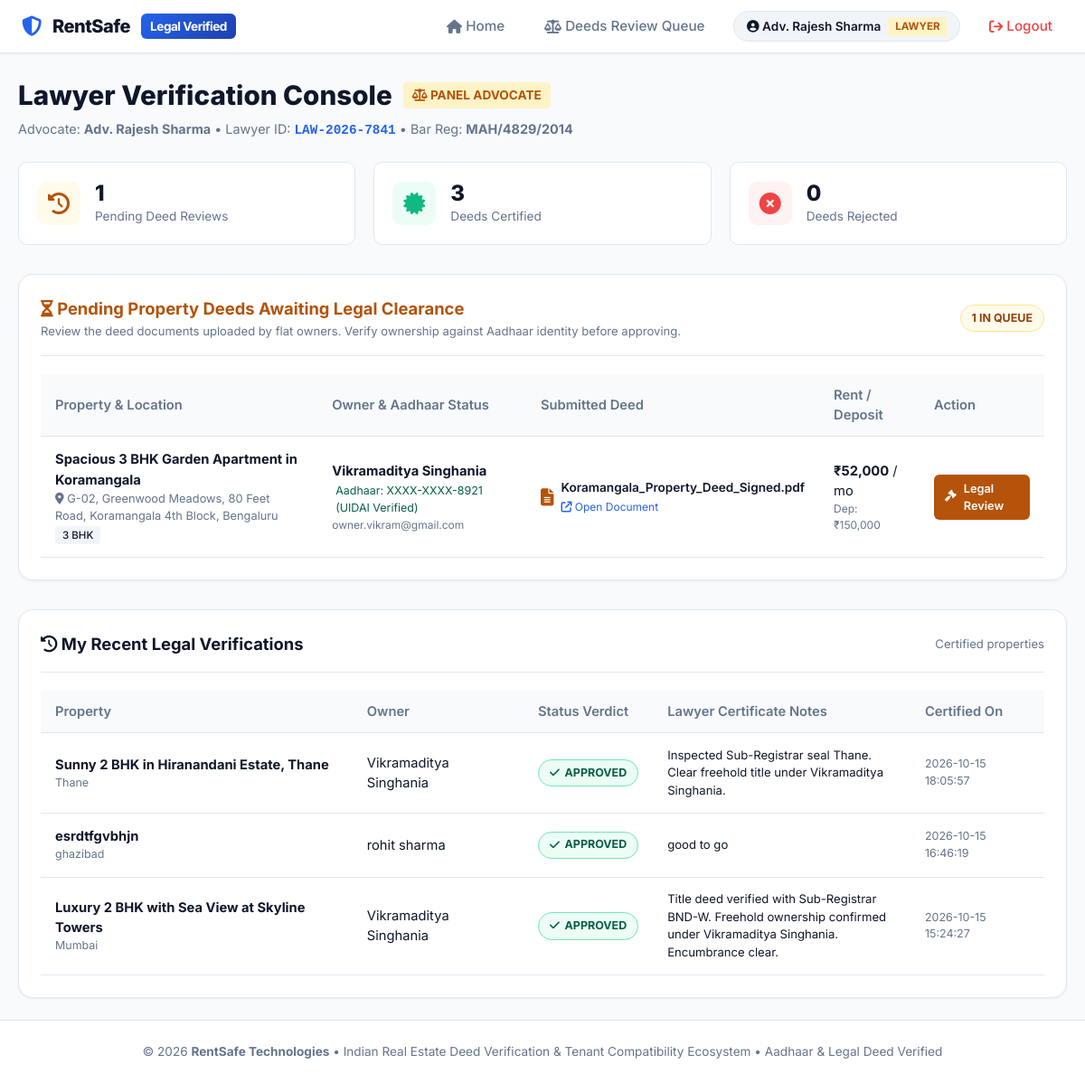
/lawyer/dashboard (signed in), run on the app's committed database.
### tables this page shows
CREATE TABLE users (
        id INTEGER PRIMARY KEY AUTOINCREMENT,
        name TEXT NOT NULL,
        email TEXT UNIQUE NOT NULL,
        password_hash TEXT NOT NULL,
        role TEXT NOT NULL CHECK(role IN ('admin', 'lawyer', 'owner', 'tenant')),
        phone TEXT,
        lawyer_id TEXT UNIQUE,
        bar_council_reg TEXT,
        specialization TEXT,
        aadhaar_number_masked TEXT,
        aadhaar_verified INTEGER DEFAULT 0,
        email_verified INTEGER DEFAULT 0,
        tenant_type TEXT DEFAULT 'bachelor',
        has_pets INTEGER DEFAULT 0,
        pet_details TEXT DEFAULT '',
        diet_pref TEXT DEFAULT 'no_preference',
        smoking_drinking INTEGER DEFAULT 0,
        occupation TEXT DEFAULT '',
        status TEXT DEFAULT 'active',
        created_at TIMESTAMP DEFAULT CURRENT_TIMESTAMP
    );

CREATE TABLE properties (
        id INTEGER PRIMARY KEY AUTOINCREMENT,
        owner_id INTEGER NOT NULL,
        title TEXT NOT NULL,
        description TEXT,
        flat_type TEXT NOT NULL,
        furnishing TEXT NOT NULL,
        rent_monthly REAL NOT NULL,
        deposit REAL NOT NULL,
        address TEXT NOT NULL,
        city TEXT NOT NULL,
        pincode TEXT,
        image_path TEXT,
        req_pets TEXT NOT NULL DEFAULT 'not_allowed',
        req_tenant_type TEXT NOT NULL DEFAULT 'open_to_all',
        req_food TEXT NOT NULL DEFAULT 'no_restriction',
        req_smoking_drinking TEXT NOT NULL DEFAULT 'prohibited',
        req_notes TEXT,
        deed_filename TEXT NOT NULL,
        deed_original_name TEXT,
        deed_status TEXT DEFAULT 'PENDING_LAWYER_REVIEW' CHECK(deed_status IN ('PENDING_LAWYER_REVIEW', 'APPROVED', 'REJECTED')),
        reviewed_by_lawyer_id INTEGER,
        lawyer_notes TEXT,
        reviewed_at TIMESTAMP,
        is_active INTEGER DEFAULT 1,
        created_at TIMESTAMP DEFAULT CURRENT_TIMESTAMP,
        FOREIGN KEY (owner_id) REFERENCES users(id) ON DELETE CASCADE,
        FOREIGN KEY (reviewed_by_lawyer_id) REFERENCES users(id) ON DELETE SET NULL
    );

### app.py (the view)
@app.route('/lawyer/dashboard')
@login_required
@role_required(['lawyer'])
def lawyer_dashboard():
    conn = get_db_connection()
    lawyer_id = session['user_id']
    pending_flats = conn.execute("""
        SELECT p.*, u.name as owner_name, u.email as owner_email, u.phone as owner_phone,
               u.aadhaar_number_masked, u.aadhaar_verified
        FROM properties p
        JOIN users u ON p.owner_id = u.id
        WHERE p.deed_status = 'PENDING_LAWYER_REVIEW'
        ORDER BY p.id ASC
    """).fetchall()
    my_reviews = conn.execute("""
        SELECT p.*, u.name as owner_name
        FROM properties p
        JOIN users u ON p.owner_id = u.id
        WHERE p.reviewed_by_lawyer_id = ?
        ORDER BY p.reviewed_at DESC LIMIT 15
    """, (lawyer_id,)).fetchall()
    counts = {
        'pending': len(pending_flats),
        'approved': conn.execute("SELECT COUNT(*) FROM properties WHERE deed_status = 'APPROVED' AND reviewed_by_lawyer_id = ?", (lawyer_id,)).fetchone()[0],
        'rejected': conn.execute("SELECT COUNT(*) FROM properties WHERE deed_status = 'REJECTED' AND reviewed_by_lawyer_id = ?", (lawyer_id,)).fetchone()[0]
    }
    conn.close()
    return render_template('lawyer/dashboard.html', pending_flats=pending_flats, my_reviews=my_reviews, counts=counts)

### app.py (called while the page is built, shortened)
def login_required(f):
    @wraps(f)
    def decorated_function(*args, **kwargs):
        if 'user_id' not in session:
            flash("Please log in to access this page.", "warning")
            return redirect(url_for('login'))
        return f(*args, **kwargs)
    return decorated_function

def role_required(allowed_roles):
    def decorator(f):
        @wraps(f)
        def decorated_function(*args, **kwargs):
            if 'user_id' not in session:
                flash("Please log in to continue.", "warning")
                return redirect(url_for('login'))
            return f(*args, **kwargs)
        return decorated_function
    return decorator

@app.context_processor
def inject_user_context():
    user = None
    if 'user_id' in session:
        conn = get_db_connection()
        user = conn.execute("SELECT * FROM users WHERE id = ?", (session['user_id'],)).fetchone()
        conn.close()
    return dict(current_user=user)

### database.py (called while the page is built)
def get_db_connection():
    conn = sqlite3.connect(Config.DATABASE_PATH)
    conn.row_factory = sqlite3.Row
    conn.execute("PRAGMA foreign_keys = ON")
    return conn

### templates/lawyer/dashboard.html (shortened to what this page needs)
{% extends 'base.html' %}
{% block content %}
<div style="margin-bottom: 2rem;">
    <div style="display: flex; align-items: center; justify-content: space-between; flex-wrap: wrap; gap: 1rem; margin-bottom: 1.5rem;">
        <div>
            <div style="display: flex; align-items: center; gap: 0.75rem; margin-bottom: 0.25rem;">
                <h1 style="font-size: 1.85rem; font-weight: 800; color: var(--secondary);">
                    Lawyer Verification Console
                </h1>
                <span class="role-tag lawyer" style="font-size: 0.85rem; padding: 4px 10px;">
                    <i class="fa-solid fa-scale-balanced"></i> Panel Advocate
                </span>
            </div>
            <p style="color: var(--text-muted); font-size: 0.9rem;">
                Advocate: <strong>{{ current_user.name }}</strong> &bull; Lawyer ID: <span style="font-family: monospace; font-weight: 700; color: var(--primary);">{{ current_user.lawyer_id }}</span> &bull; Bar Reg: <strong>{{ current_user.bar_council_reg }}</strong>
            </p>
        </div>
    </div>
    <div class="stats-grid">
        <div class="stat-card">
            <div class="stat-icon" style="background: #fffbeb; color: #b45309;">
                <i class="fa-solid fa-clock-rotate-left"></i>
            </div>
            <div class="stat-info">
                <h3>{{ counts.pending }}</h3>
                <p>Pending Deed Reviews</p>
            </div>
        </div>
        <div class="stat-card">
            <div class="stat-icon" style="background: #ecfdf5; color: var(--success);">
                <i class="fa-solid fa-certificate"></i>
            </div>
            <div class="stat-info">
                <h3>{{ counts.approved }}</h3>
                <p>Deeds Certified</p>
            </div>
        </div>
        <div class="stat-card">
            <div class="stat-icon" style="background: #fef2f2; color: var(--danger);">
                <i class="fa-solid fa-circle-xmark"></i>
            </div>
            <div class="stat-info">
                <h3>{{ counts.rejected }}</h3>
                <p>Deeds Rejected</p>
            </div>
        </div>
    </div>
</div>
<div class="card" style="margin-bottom: 2rem;">
    <div class="card-header">
        <div>
            <h2 class="card-title" style="color: #b45309;">
                <i class="fa-solid fa-hourglass-half"></i> Pending Property Deeds Awaiting Legal Clearance
            </h2>
            <p style="font-size: 0.82rem; color: var(--text-muted); margin-top: 2px;">
                Review the deed documents uploaded by flat owners. Verify ownership against Aadhaar identity before approving.
            </p>
        </div>
        <span class="badge-status badge-pending">{{ pending_flats | length }} in queue</span>
    </div>
    {% if pending_flats %}
        <div class="table-responsive">
            <table class="table">
                <thead>
                    <tr>
                        <th>Property & Location</th>
                        <th>Owner & Aadhaar Status</th>
                        <th>Submitted Deed</th>
                        <th>Rent / Deposit</th>
                        <th>Action</th>
                    </tr>
                </thead>
                <tbody>
                    {% for flat in pending_flats %}
                        <tr>
                            <td>
                                <strong style="color: var(--secondary);">{{ flat.title }}</strong>
                                <div style="font-size: 0.8rem; color: var(--text-muted);">
                                    <i class="fa-solid fa-location-dot"></i> {{ flat.address }}, {{ flat.city }}
                                </div>
                                <span class="spec-chip" style="font-size: 0.72rem;">{{ flat.flat_type }}</span>
                            </td>
                            <td>
                                <strong>{{ flat.owner_name }}</strong>
                                <div style="font-size: 0.78rem; color: #065f46; display: flex; align-items: center; gap: 4px; margin-top: 2px;">
                                     Aadhaar: {{ flat.aadhaar_number_masked }} (UIDAI Verified)
                                </div>
                                <div style="font-size: 0.75rem; color: var(--text-muted);">{{ flat.owner_email }}</div>
                            </td>
                            <td>
                                <div style="display: flex; align-items: center; gap: 0.5rem;">
                                    <i class="fa-solid fa-file-lines" style="color: #b45309; font-size: 1.2rem;"></i>
                                    <div>
                                        <div style="font-size: 0.85rem; font-weight: 600;">{{ flat.deed_original_name }}</div>
                                        <a href="{{ url_for('serve_deed', filename=flat.deed_filename) }}" target="_blank" style="font-size: 0.75rem;">
                                            <i class="fa-solid fa-arrow-up-right-from-square"></i> Open Document
                                        </a>
                                    </div>
                                </div>
                            </td>
                            <td>
                                <strong>₹{{ "{:,.0f}".format(flat.rent_monthly) }}</strong> / mo
                                <div style="font-size: 0.75rem; color: var(--text-muted);">Dep: ₹{{ "{:,.0f}".format(flat.deposit) }}</div>
                            </td>
                            <td>
                                <a href="{{ url_for('lawyer_review_deed', property_id=flat.id) }}" class="btn btn-sm btn-primary" style="background: #b45309; border-color: #b45309;">
                                    <i class="fa-solid fa-gavel"></i> Legal Review
                                </a>
                            </td>
                        </tr>
                    {% endfor %}
                </tbody>
            </table>
        </div>
    {% endif %}
</div>
<div class="card">
    <div class="card-header">
        <h2 class="card-title"><i class="fa-solid fa-history"></i> My Recent Legal Verifications</h2>
        <span style="font-size: 0.82rem; color: var(--text-muted);">Certified properties</span>
    </div>
    {% if my_reviews %}
        <div class="table-responsive">
            <table class="table">
                <thead>
                    <tr>
                        <th>Property</th>
                        <th>Owner</th>
                        <th>Status Verdict</th>
                        <th>Lawyer Certificate Notes</th>
                        <th>Certified On</th>
                    </tr>
                </thead>
                <tbody>
                    {% for rev in my_reviews %}
                        <tr>
                            <td>
                                <strong>{{ rev.title }}</strong>
                                <div style="font-size: 0.78rem; color: var(--text-muted);">{{ rev.city }}</div>
                            </td>
                            <td>{{ rev.owner_name }}</td>
                            <td>
                                {% if rev.deed_status == 'APPROVED' %}
                                    <span class="badge-status badge-approved"><i class="fa-solid fa-check"></i> Approved</span>
                                {% else %}
                                    <span class="badge-status badge-rejected"><i class="fa-solid fa-xmark"></i> Rejected</span>
                                {% endif %}
                            </td>
                            <td style="font-size: 0.82rem; max-width: 300px;">
                                {{ rev.lawyer_notes or 'Title verified as freehold.' }}
                            </td>
                            <td style="font-size: 0.78rem; color: var(--text-muted);">{{ rev.reviewed_at }}</td>
                        </tr>
                    {% endfor %}
                </tbody>
            </table>
        </div>
    {% else %}
        <p style="font-size: 0.88rem; color: var(--text-muted); text-align: center; padding: 1.5rem;">No prior reviews completed yet.</p>
    {% endif %}
</div>
{% endblock %}

### templates/base.html (shortened to what this page needs)
<!DOCTYPE html>
<html lang="en">
<head>
    <link rel="stylesheet" href="https://cdnjs.cloudflare.com/ajax/libs/font-awesome/6.4.0/css/all.min.css">
    <link rel="stylesheet" href="{{ url_for('static', filename='css/style.css') }}">
</head>
<body>
    <header class="navbar">
        <div class="nav-container">
            <a href="{{ url_for('index') }}" class="logo-link">
                <i class="fa-solid fa-shield-halved" style="color: var(--primary); font-size: 1.4rem;"></i>
                <span>RentSafe</span>
                <span class="logo-badge">Legal Verified</span>
            </a>
            <nav>
                <ul class="nav-links">
                    <li class="nav-item"><a href="{{ url_for('index') }}"><i class="fa-solid fa-house"></i> Home</a></li>
                    {% if current_user %}
                        {% if current_user.role == 'owner' %}
                            <li class="nav-item"><a href="{{ url_for('owner_dashboard') }}"><i class="fa-solid fa-building-user"></i> My Flats</a></li>
                            <li class="nav-item"><a href="{{ url_for('owner_add_flat') }}" class="btn btn-sm btn-primary" style="color:white;"><i class="fa-solid fa-plus"></i> List Flat</a></li>
                        {% elif current_user.role == 'tenant' %}
                            <li class="nav-item"><a href="{{ url_for('tenant_dashboard') }}"><i class="fa-solid fa-magnifying-glass"></i> Browse Flats</a></li>
                            <li class="nav-item"><a href="{{ url_for('tenant_profile') }}"><i class="fa-solid fa-sliders"></i> My Criteria</a></li>
                        {% elif current_user.role == 'lawyer' %}
                            <li class="nav-item"><a href="{{ url_for('lawyer_dashboard') }}"><i class="fa-solid fa-scale-balanced"></i> Deeds Review Queue</a></li>
                        {% endif %}
                        <li class="nav-item">
                            <div class="user-badge-pill">
                                <span><i class="fa-solid fa-circle-user"></i> {{ current_user.name }}</span>
                                <span class="role-tag {{ current_user.role }}">{{ current_user.role }}</span>
                            </div>
                        </li>
                        <li class="nav-item">
                            <a href="{{ url_for('logout') }}" title="Logout" style="color: var(--danger);"><i class="fa-solid fa-arrow-right-from-bracket"></i> Logout</a>
                        </li>
                    {% endif %}
                </ul>
            </nav>
        </div>
    </header>
    <main class="main-wrapper">
        {% block content %}{% endblock %}
    </main>
    <footer class="footer">
        <p>&copy; 2026 <strong>RentSafe Technologies</strong> &bull; Indian Real Estate Deed Verification & Tenant Compatibility Ecosystem &bull; Aadhaar & Legal Deed Verified</p>
    </footer>
</body>
</html>

### data on the page
users: name "Adv. Rajesh Sharma", role "LAWYER", lawyer_id "LAW-2026-7841", bar_council_reg "MAH/4829/2014"
properties: title "Spacious 3 BHK Garden Apartment in Koramangala", address "G-02, Greenwood Meadows, 80 Feet Road, Koramangala 4th Block", city "Bengaluru", flat_type "3 BHK", owner_name "Vikramaditya Singhania", aadhaar_number_masked "XXXX-XXXX-8921", owner_email "owner.vikram@gmail.com", deed_original_name "Koramangala_Property_Deed_Signed.pdf", rent_monthly "52,000", deposit "150,000"
properties: title "Sunny 2 BHK in Hiranandani Estate, Thane", city "Thane", owner_name "Vikramaditya Singhania", deed_status "APPROVED" (drawn), lawyer_notes "Inspected Sub-Registrar seal Thane. Clear freehold title under Vikramaditya Singhania.", reviewed_at "2026-10-15 18:05:57"
properties: title "esrdtfgvbhjn", city "ghazibad", owner_name "rohit sharma", deed_status "APPROVED" (drawn), lawyer_notes "good to go", reviewed_at "2026-10-15 16:46:19"
properties: title "Luxury 2 BHK with Sea View at Skyline Towers", city "Mumbai", owner_name "Vikramaditya Singhania", deed_status "APPROVED" (drawn), lawyer_notes "Title deed verified with Sub-Registrar BND-W. Freehold ownership confirmed under Vikramaditya Singhania. Encumbrance clear.", reviewed_at "2026-10-15 15:24:27"

### other printed values
{{ counts.pending }} "1"
{{ counts.approved }} "3"
{{ counts.rejected }} "0"
{{ pending_flats | length }} "1"
